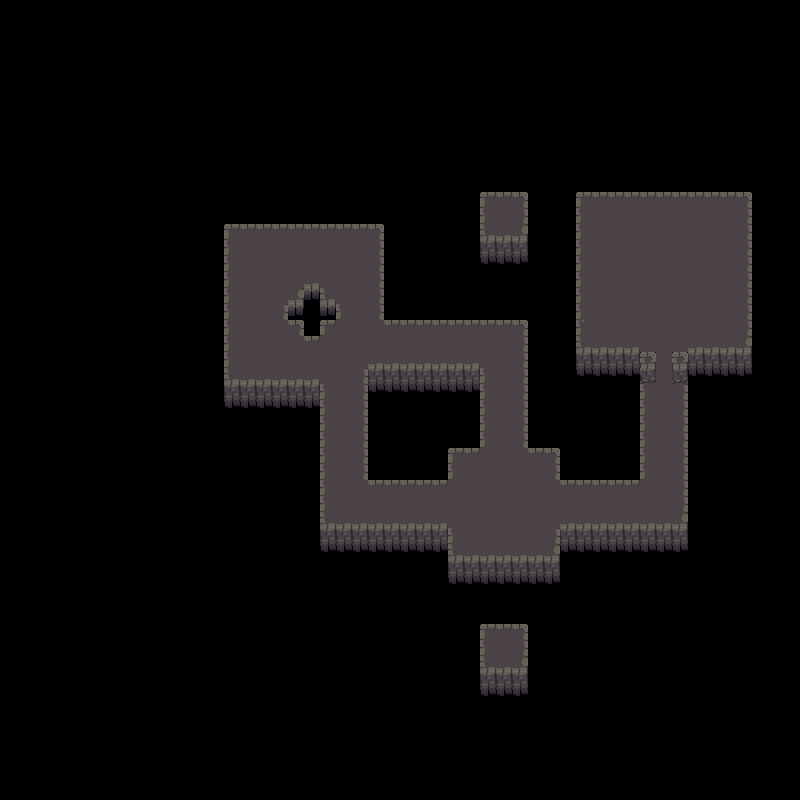

This game map was drawn from its Tiled (.tmx) file and the tilesets committed beside it. A one-line description and the trimmed map source follow:
An orthogonal 50x50 tile map with 16x16 px tiles, 2 tile layers (Background 1, Foreground 1), 7 hidden layers not drawn, 4 tilesets.

<map version="1.0" orientation="orthogonal" renderorder="right-down" width="50" height="50" tilewidth="16" tileheight="16" nextobjectid="1">
 <tileset firstgid="1" name="Coloured Magic Tiles" tilewidth="16" tileheight="16" tilecount="100" columns="10">
  <image source="../Coloured Magic Tiles.png" width="160" height="160" />
  <tile id="0">
   <properties>
    <property name="start" value="" />
   </properties>
  </tile>
  <tile id="1">
   <properties>
    <property name="win" value="" />
   </properties>
  </tile>
  <tile id="2">
   <properties>
    <property name="key" value="" />
   </properties>
  </tile>
  <tile id="3">
   <properties>
    <property name="door" value="" />
   </properties>
  </tile>
  <tile id="4">
   <properties>
    <property name="chest" value="" />
   </properties>
  </tile>
  <tile id="6">
   <properties>
    <property name="fastblob" value="" />
   </properties>
  </tile>
  <tile id="7">
   <properties>
    <property name="followblob" value="" />
   </properties>
  </tile>
  <tile id="8">
   <properties>
    <property name="armouredblob" value="" />
   </properties>
  </tile>
  <tile id="9">
   <properties>
    <property name="blob" value="" />
   </properties>
  </tile>
  <tile id="12">
   <properties>
    <property name="blocked" value="" />
   </properties>
  </tile>
  <tile id="99">
   <properties>
    <property name="walkable" value="" />
   </properties>
  </tile>
 </tileset>
 <tileset firstgid="101" name="Dungeon_new_green_gutter" tilewidth="16" tileheight="16" spacing="2" margin="1" tilecount="288" columns="24">
  <image source="../Dungeon_new_green_gutter.png" width="432" height="216" />
  <tile id="83">
   <properties>
    <property name="void" value="" />
   </properties>
  </tile>
 </tileset>
 <tileset firstgid="389" name="Dungeon_new_brown_gutter" tilewidth="16" tileheight="16" spacing="2" margin="1" tilecount="288" columns="24">
  <image source="../Dungeon_new_brown_gutter.png" width="432" height="216" />
  <tile id="83">
   <properties>
    <property name="void" value="" />
   </properties>
  </tile>
 </tileset>
 <tileset firstgid="677" name="Dungeon_new_gutter" tilewidth="16" tileheight="16" spacing="2" margin="1" tilecount="288" columns="24">
  <image source="../Dungeon_new_gutter.png" width="432" height="216" />
  <tile id="83">
   <properties>
    <property name="void" value="" />
   </properties>
  </tile>
 </tileset>
 <layer name="Background 0" width="50" height="50" visible="0">
  <data>[2500 cells, 330 non-empty, 10 distinct tile ids]</data>
 </layer>
 <layer name="Foreground 0" width="50" height="50" visible="0">
  <data>[2500 cells, 426 non-empty, 18 distinct tile ids]</data>
 </layer>
 <layer name="Collision0" width="50" height="50" visible="0">
  <data>[2500 cells, 2500 non-empty, 6 distinct tile ids]</data>
 </layer>
 <layer name="Background 1" width="50" height="50">
  <data>[2500 cells, 0 non-empty, 0 distinct tile ids]</data>
 </layer>
 <layer name="Foreground 1" width="50" height="50">
  <data>[2500 cells, 506 non-empty, 18 distinct tile ids]</data>
 </layer>
 <layer name="Collision1" width="50" height="50" visible="0">
  <data>[2500 cells, 2500 non-empty, 9 distinct tile ids]</data>
 </layer>
 <layer name="Background 2" width="50" height="50" visible="0">
  <data>[2500 cells, 0 non-empty, 0 distinct tile ids]</data>
 </layer>
 <layer name="Foreground 2" width="50" height="50" visible="0">
  <data>[2500 cells, 293 non-empty, 11 distinct tile ids]</data>
 </layer>
 <layer name="Collision2" width="50" height="50" visible="0">
  <data>[2500 cells, 2500 non-empty, 6 distinct tile ids]</data>
 </layer>
</map>